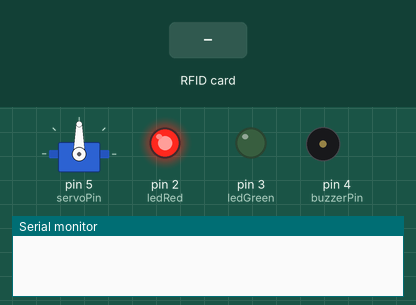
Simulated run of this sketch. Board: Arduino Uno, built with avr-gcc and run on an emulated ATmega328P. On the bench: servo, output pins drawn as LEDs (lit = HIGH), buzzer (waves = sounding), the last lines printed to the serial monitor. Inputs (shaded band) come from the test bench. Pins used as bus, display or sensor lines are not drawn.

Above: at 1.2 s.
1.3 s: RFID card 5E 7A 19 C4 held to the reader
At 1.55 s:
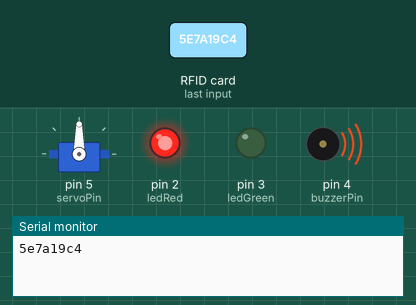
At 2.8 s:
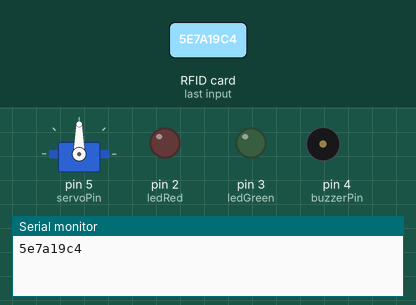
Timing chart, 0 to 4.3 s (numbered marks = the images above; inputs shaded):
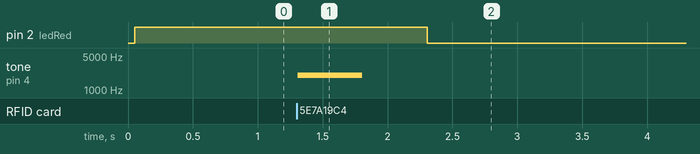

Measured:
- after the input at 1.3 s, pin 2 (ledRed): HIGH → LOW after 1.0 s; tone on pin 4 (buzzerPin): silent → 2000 Hz at once, → silent 0.50 s later

The sketch:

rfid_led_servo_loa_basic.ino
```cpp
#include <SPI.h>
#include <MFRC522.h>
#include <Servo.h>

#define SS_PIN 10
#define RST_PIN 9
MFRC522 mfrc522(SS_PIN, RST_PIN);

Servo myServo;
int servoPin = 5;
int ledRed = 2;
int ledGreen = 3;
int buzzerPin = 4;

void setup() {
  Serial.begin(9600);
  SPI.begin();
  mfrc522.PCD_Init();

  myServo.attach(servoPin);
  pinMode(ledRed, OUTPUT);
  pinMode(ledGreen, OUTPUT);
  pinMode(buzzerPin, OUTPUT);

  digitalWrite(ledRed, HIGH);
  digitalWrite(ledGreen, LOW);
}

void loop() {
  if (mfrc522.PICC_IsNewCardPresent()) {
    if (mfrc522.PICC_ReadCardSerial()) {
      String cardID = "";
      for (byte i = 0; i < mfrc522.uid.size; i++) {
        cardID += String(mfrc522.uid.uidByte[i], HEX);
      }
      Serial.println(cardID);

      // Kiểm tra ID thẻ hợp lệ (thay "your_card_id" bằng ID thẻ của bạn)
      if (cardID == "your_card_id") {
        digitalWrite(ledRed, LOW);
        digitalWrite(ledGreen, HIGH);
        myServo.write(90); // Mở cổng (servo quay 90 độ)
        tone(buzzerPin, 1000, 500); // Phát âm thanh thông báo
        delay(5000); // Giữ cổng mở 5 giây
        myServo.write(0); // Đóng cổng (servo quay về 0 độ)
        delay(1000);
        digitalWrite(ledGreen, LOW);
      } else {
        digitalWrite(ledRed, HIGH);
        tone(buzzerPin, 2000, 500); // Phát âm thanh cảnh báo
        delay(1000);
        digitalWrite(ledRed, LOW);
      }
    }
  }
}
```
